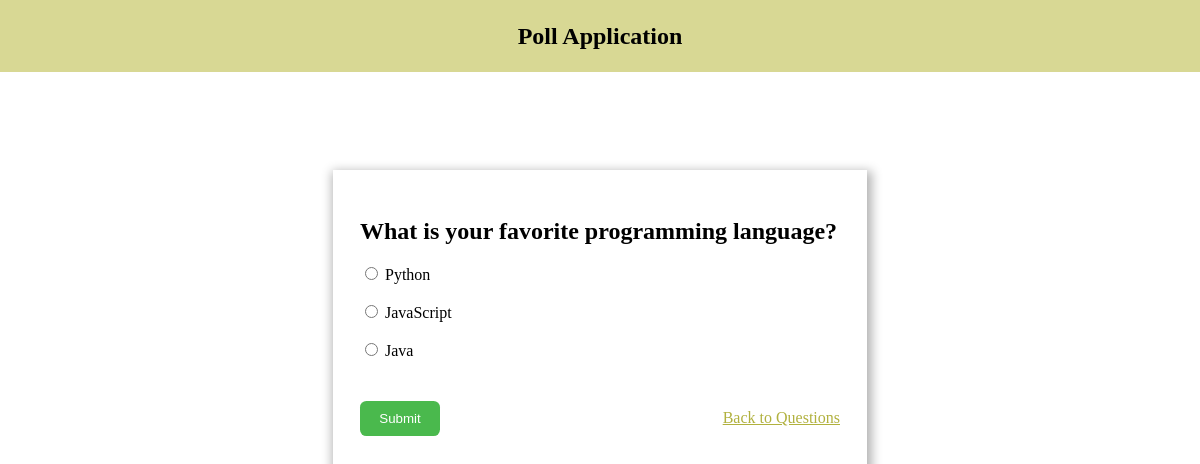
/polls/question/6/, run on the app's committed database.
### polls/models.py (models this page shows)
class questions(models.Model):
    question = models.TextField()
    option1 = models.CharField(max_length=50,default="")
    option2 = models.CharField(max_length=50,default="")
    option3 = models.CharField(max_length=50,default="")
    option1_count = models.IntegerField(default=0)
    option2_count = models.IntegerField(default=0)
    option3_count = models.IntegerField(default=0)

### polls/views.py (the view, shortened to what this page needs)
# urls.py: path("question/<int:question_id>/",views.question_view, name="question_detail"),
def question_view(request, question_id):
    question = get_object_or_404(questions, id=question_id)
    context = {
        'question': question
    }
    return render(request, 'project/question_detail.html', {'question': question})

### polls/templates/project/question_detail.html (shortened to what this page needs)
{% load static %}
<!DOCTYPE html>
<html lang="en">
  <head>
    <link rel="stylesheet" href="{% static 'css/question.css' %}" />
  </head>
  <body>
    <header>
      <h2>Poll Application</h2>
    </header>
    <div class="head">
      <div class="main">
        <h2>{{ question.question }}</h2>
        <form method="post">
          <div class="options">
            <label
              ><input
                type="radio"
                name="option"
                value="{{ question.option1 }}"
              />
              {{ question.option1 }}</label
            ><br />
            <label
              ><input
                type="radio"
                name="option"
                value="{{ question.option2 }}"
              />
              {{ question.option2 }}</label
            ><br />
            <label
              ><input
                type="radio"
                name="option"
                value="{{ question.option3 }}"
              />
              {{ question.option3 }}</label
            ><br />
          </div>
          <div class="btn">
            <button type="submit">Submit</button>
            <a href="{% url 'project' %}" id="back">Back to Questions</a>
          </div>
        </form>
      </div>
    </div>
  </body>
</html>

### polls/static/css/question.css (style rules this page uses)
body { margin: 0; padding: 0; margin-top: 0; }
header { height:4.5rem; background-color: rgb(216, 216, 148); margin-top: 0; display: flex; justify-content: center; align-items: center; margin-bottom: 1rem; }
.head { min-height: 60vh; width: 100%; display: flex; justify-content: center; align-items: center; }
.main { min-height: 50%; min-width: 40%; box-shadow: 2px 4px 10px 3px rgba(0, 0, 0, 0.3); padding: 1.7rem; }
.options { display: flex; flex-direction: column; }
.btn { height: 5rem; display: flex; justify-content:space-between; align-items: center; }
button { background-color: rgb(74, 185, 77); border-radius: 0.4rem; color: white; border: none; height: 2.2rem; width: 5rem; padding: 0.5rem; cursor: pointer; }
#back { color:rgb(177, 177, 62); }

### data on the page
questions: question "What is your favorite programming language?", option1 "Python", option2 "JavaScript", option3 "Java"
